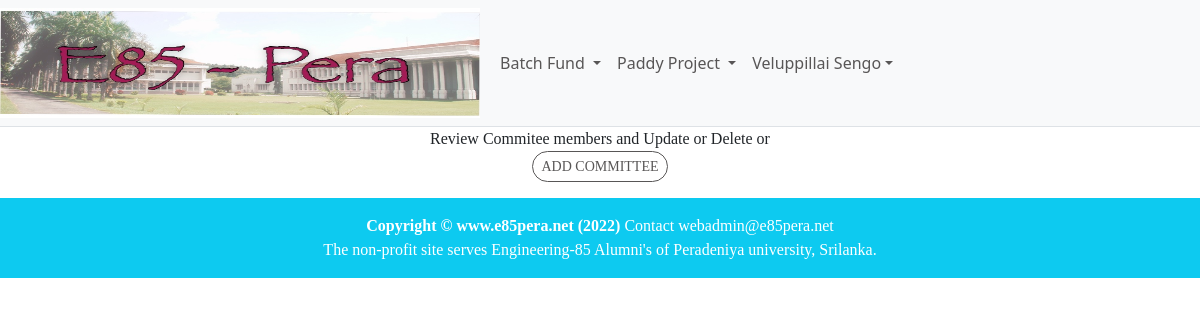
/accounts/committeeList2 (signed in), run on an earlier commit of the app's database.
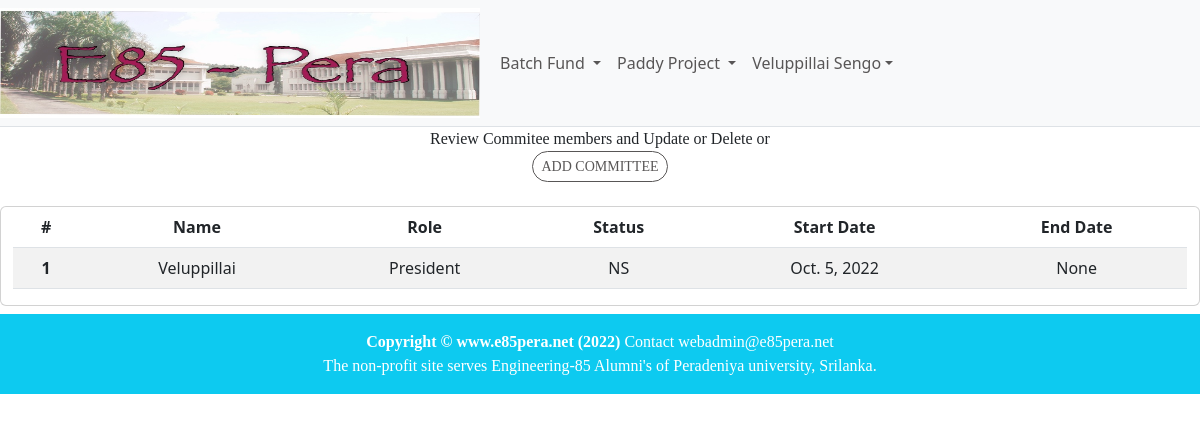
And on a later commit of the database.
### accounts/models.py (models this page shows, shortened)
class Commitee(models.Model):
    CURRENT = 'CR'
    PAST    = 'PS'
    COMMITEE_STATUS = [
            (CURRENT,'Current'),
            (PAST,'Past'),
    ]
    project=models.ForeignKey(Project, on_delete=models.CASCADE)
    member=models.ForeignKey(Member, on_delete=models.CASCADE)
    role = models.ForeignKey(Role, on_delete=models.CASCADE)
    status = models.CharField(max_length=2,choices=COMMITEE_STATUS,default=CURRENT)
    startDate = models.DateField(default=timezone.now)
    endDate = models.DateField(null=True, blank=True)
    updatedBy = models.ForeignKey(User,on_delete=models.CASCADE)
    updatedOn = models.DateTimeField(default=timezone.now)

class Member(models.Model):
    user = models.OneToOneField(User, on_delete=models.CASCADE)
    mobile = models.TextField(max_length=12, blank=True)
    city = models.CharField(max_length=30, blank=True)
    dob = models.DateField(null=True, blank=True)
    country = models.CharField(max_length=30, blank=True)
    photo = models.ImageField(upload_to='profile/',blank=True, null=True)

class Role(models.Model):
    title = models.CharField(max_length=64, blank=False, help_text="name")
    def __str__(self):
        return "%s " % (self.title)

### accounts/views.py (the view)
# urls.py: re_path(r'committeeList(?P<pk>\d+)', committeeListView, name='committeeList'),
@login_required
def committeeListView(request,pk):
    if request.method == 'GET':
        committees = Commitee.objects.all().filter(project_id=pk)
        project = Project.objects.get(id=pk)
        user = User.objects.get(id=request.user.id)
        userRole = UserRole.VIEW
        userRole=UserRole.VIEW
        if project.isCommiteeMember(user):
            userROle=UserRole.EDIT
        return render(request = request,template_name = "committee_list.html",context={'committee_list':committees, 'project':project, 'userRole':userRole})

### accounts/models.py (called while the page is built)
    def isCommiteeMember(self, user):
        member= Member.objects.get(user_id=user.id)
        committee = Commitee.objects.all().filter(project_id=self.id).filter(member_id = member.id)
        if committee.exists():
            return True
        return False

### accounts/templates/committee_list.html (shortened to what this page needs)
{% extends 'home/base.html' %}
{% block content %}
<div class="container-fluid">
    <div class="row text-center justify-content-center">
        {% if user.is_staff %}
        <p >Review Commitee members and Update or Delete or <br>
         <a href="{% url 'accounts:minuteAdd' project.id %}" class="btn btn-primary btn-sm">Add committee</a>
         </p>
        {% endif %}
        {% for committee in committee_list %}
        <div class="card mt-2 mb-2">
            <table class="table table-striped table-hover">
                <thead>
                    <tr>
                        <th scope="col">#</th>
                        <th scope="col">Name</th>
                        <th scope="col">Role</th>
                        <th scope="col">Status</th>
                        <th scope="col">Start Date</th>
                        <th scope="col">End Date</th>
                    </tr>
                </thead>
                <tbody>
                   {% for committee in committee_list %}
                    <tr>
                        <th scope=""row">1</th>
                        <td>{{committee.member.user.first_name}} {{commitee.member.user.last_name}}</td>
                        <td>{{committee.role}} </td>
                        <td>{{committee.status}} </td>
                        <td>{{committee.startDate}} </td>
                        <td>{{committee.endDate}}</td>
                    </tr>
                    {% endfor %}
                </tbody>
            </table>
        </div>
        {% endfor %}
    </div>
 </div>
{% include 'home/footer.html' %}
{% endblock content %}

What changed in the data, as far as the page shows it:
added Commitee: member.user.first_name "Veluppillai", role "President", status "NS", startDate "Oct. 5, 2022", endDate "None"
